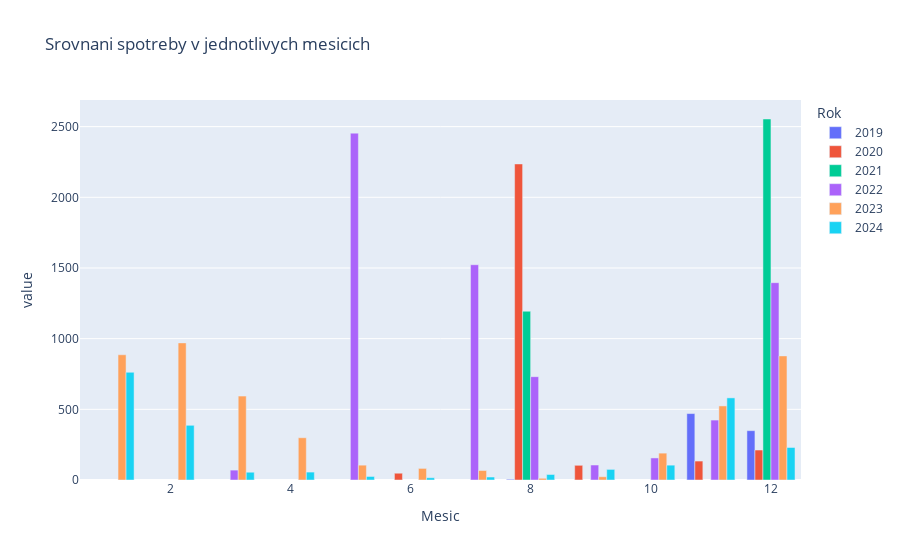

The cell this chart's notebook holds for it:
### Code cell
df2 = df1.reset_index()
df2["Datum"] = pd.to_datetime(df2['Datum'], format='%Y-%m')
df2["Rok"] = df2.Datum.dt.year
df2["Mesic"] = df2.Datum.dt.month

df2.set_index(["Mesic", "Rok"]).sort_values(["Mesic", "Rok"])["Celkem"].unstack().plot.bar(
    barmode='group', title = "Srovnani spotreby v jednotlivych mesicich")

### Figure 1 — Plotly figure (JSON) as saved in the notebook; plotly's stock layout.template omitted (floating-point values rounded to 4 significant figures)
{"data": [{"alignmentgroup": "True", "hovertemplate": "Rok=2019<br>Mesic=%{x}<br>value=%{y}<extra></extra>", "legendgroup": "2019", "marker": {"color": "#636efa", "pattern": {"shape": ""}}, "name": "2019", "offsetgroup": "2019", "orientation": "v", "showlegend": true, "textposition": "auto", "type": "bar", "x": [1, 2, 3, 4, 5, 6, 7, 8, 9, 10, 11, 12], "xaxis": "x", "y": [null, null, null, null, null, null, null, 5, null, null, 470, 349], "yaxis": "y"}, {"alignmentgroup": "True", "hovertemplate": "Rok=2020<br>Mesic=%{x}<br>value=%{y}<extra></extra>", "legendgroup": "2020", "marker": {"color": "#EF553B", "pattern": {"shape": ""}}, "name": "2020", "offsetgroup": "2020", "orientation": "v", "showlegend": true, "textposition": "auto", "type": "bar", "x": [1, 2, 3, 4, 5, 6, 7, 8, 9, 10, 11, 12], "xaxis": "x", "y": [null, null, null, null, null, 48, null, 2236, 104, null, 134, 212], "yaxis": "y"}, {"alignmentgroup": "True", "hovertemplate": "Rok=2021<br>Mesic=%{x}<br>value=%{y}<extra></extra>", "legendgroup": "2021", "marker": {"color": "#00cc96", "pattern": {"shape": ""}}, "name": "2021", "offsetgroup": "2021", "orientation": "v", "showlegend": true, "textposition": "auto", "type": "bar", "x": [1, 2, 3, 4, 5, 6, 7, 8, 9, 10, 11, 12], "xaxis": "x", "y": [null, null, null, null, null, null, null, 1194, null, null, null, 2554], "yaxis": "y"}, {"alignmentgroup": "True", "hovertemplate": "Rok=2022<br>Mesic=%{x}<br>value=%{y}<extra></extra>", "legendgroup": "2022", "marker": {"color": "#ab63fa", "pattern": {"shape": ""}}, "name": "2022", "offsetgroup": "2022", "orientation": "v", "showlegend": true, "textposition": "auto", "type": "bar", "x": [1, 2, 3, 4, 5, 6, 7, 8, 9, 10, 11, 12], "xaxis": "x", "y": [null, null, 70, null, 2454, null, 1523, 731, 106, 156, 424, 1396], "yaxis": "y"}, {"alignmentgroup": "True", "hovertemplate": "Rok=2023<br>Mesic=%{x}<br>value=%{y}<extra></extra>", "legendgroup": "2023", "marker": {"color": "#FFA15A", "pattern": {"shape": ""}}, "name": "2023", "offsetgroup": "2023", "orientation": "v", "showlegend": true, "textposition": "auto", "type": "bar", "x": [1, 2, 3, 4, 5, 6, 7, 8, 9, 10, 11, 12], "xaxis": "x", "y": [886, 970, 594, 299, 105, 82, 67, 12, 23, 190, 524, 878], "yaxis": "y"}, {"alignmentgroup": "True", "hovertemplate": "Rok=2024<br>Mesic=%{x}<br>value=%{y}<extra></extra>", "legendgroup": "2024", "marker": {"color": "#19d3f3", "pattern": {"shape": ""}}, "name": "2024", "offsetgroup": "2024", "orientation": "v", "showlegend": true, "textposition": "auto", "type": "bar", "x": [1, 2, 3, 4, 5, 6, 7, 8, 9, 10, 11, 12], "xaxis": "x", "y": [762, 387, 55, 56, 25, 16, 21, 39, 75, 105, 581, 230], "yaxis": "y"}], "layout": {"barmode": "group", "legend": {"title": {"text": "Rok"}, "tracegroupgap": 0}, "title": {"text": "Srovnani spotreby v jednotlivych mesicich"}, "xaxis": {"anchor": "y", "domain": [0, 1], "title": {"text": "Mesic"}}, "yaxis": {"anchor": "x", "domain": [0, 1], "title": {"text": "value"}}}}
